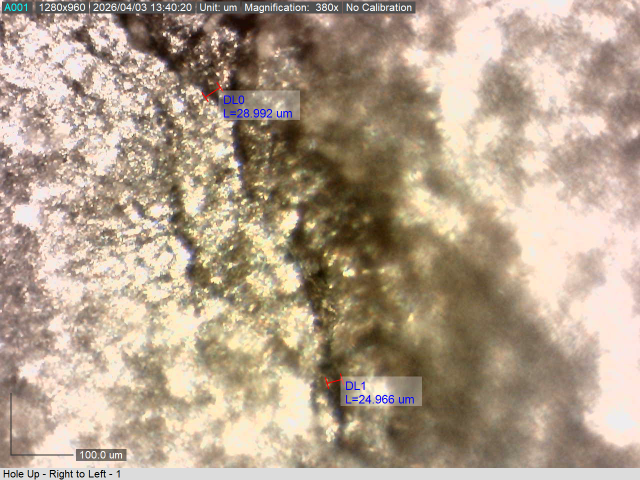
#> input picture images/0001.tif, 1280 x 960 px, given in place of faint_pit.tiff, which was not available (shown at 1/2 size)
$ python smooth_finite_derivatives.py
#> lines starting #> are read from the running program, lines starting #| are printed output that depends on the picture; pictures that were not available may be replaced by others from this repository, and a replacement may not be noted
import cv2
import numpy as np
import matplotlib.pyplot as plt
from scipy.signal import savgol_filter
from scipy.ndimage import gaussian_filter1d
from scipy.interpolate import UnivariateSpline

image_names = ["faint_pit.tiff", "big-pit1.tiff"]


def plot_hist_derivatives(
    image: cv2.typing.MatLike, axs: np.ndarray, row_label: str
) -> None:
    # raw histogram data (freq)
    hist, bin_edges = np.histogram(image.ravel(), bins=256, range=(0, 256))
    x_bins = bin_edges[:-1]  # drop last edge

    """
    ==================== HISTOGRAM SMOOTHING ====================
    """
    sigma = 5.0
    smoothed_hist = gaussian_filter1d(hist, sigma=sigma)

    """
    ==================== DERIVATIVES ====================
    """

    # central difference (equivalent to 1D Sobel operator)
    deriv_sobel = np.gradient(smoothed_hist)

    # savitzky-golay filter (polyorder < window length, first derivative)
    # applies element-wise convolution
    deriv_savgol = savgol_filter(smoothed_hist, window_length=15, polyorder=3, deriv=1)

    # 1D gaussian derivative (sigma for smoothing radius, first derivative)
    deriv_gaussian = gaussian_filter1d(smoothed_hist, sigma=3, order=1)

    # univariate spline derivative (smoothing factor)
    spline = UnivariateSpline(x_bins, smoothed_hist, s=10000)
    deriv_spline = spline.derivative()(x_bins)

    """
    ==================== PLOTTING ====================
    """

    # image
    axs[0].imshow(image, cmap="gray")
    axs[0].set_title(f"{row_label} Image")
    axs[0].axis("off")

    # sobel
    axs[1].plot(x_bins, smoothed_hist, color="gray", alpha=0.5, label="Smoothed Hist")
    ax1_twin = axs[1].twinx()
    ax1_twin.plot(x_bins, deriv_sobel, color="yellow", label="Sobel Deriv")
    axs[1].set_title(f"{row_label}: Sobel 1D")

    # savitzky-golay
    axs[2].plot(x_bins, smoothed_hist, color="gray", alpha=0.5)
    ax2_twin = axs[2].twinx()
    ax2_twin.plot(x_bins, deriv_savgol, color="blue", label="S-G Deriv")
    axs[2].set_title(f"{row_label}: Savitzky-Golay")

    # gaussian
    axs[3].plot(x_bins, smoothed_hist, color="gray", alpha=0.5)
    ax3_twin = axs[3].twinx()
    ax3_twin.plot(x_bins, deriv_gaussian, color="green", label="Gaussian Deriv")
    axs[3].set_title(f"{row_label}: Gaussian 1D")

    # spline derivative
    axs[4].plot(x_bins, smoothed_hist, color="gray", alpha=0.5)
    ax4_twin = axs[4].twinx()
    ax4_twin.plot(x_bins, deriv_spline, color="red", label="Spline Deriv")
    axs[4].set_title(f"{row_label}: Smoothing Spline")

    # format axes for derivative plots
    for ax in axs[1:]:
        ax.set_xlabel("Gray Value")
        ax.set_xlim(0, 255)
        ax.set_yticks([])  # hide primary y-axis ticks


def setup_plot(image_name: str) -> None:
#> called with image_name = 'faint_pit.tiff'
    image = cv2.imread(f"images/{image_name}", cv2.IMREAD_COLOR)
#> image is the input picture: shape (960, 1280, 3); mean B, G, R 140.5, 160.6, 179
    assert image is not None, f"Image '{image_name}' could not be loaded."

    h, w = image.shape[:2]
#> h = 960; w = 1280
    cy, cx = h // 2, w // 2
#> cy = 480; cx = 640
    hs = min(h, w) // 2
#> hs = 480
    cropped = image[
        cy - hs : cy + hs, cx - hs : cx + hs
    ]  # cropped to min(h, w)^2, keeping center the same
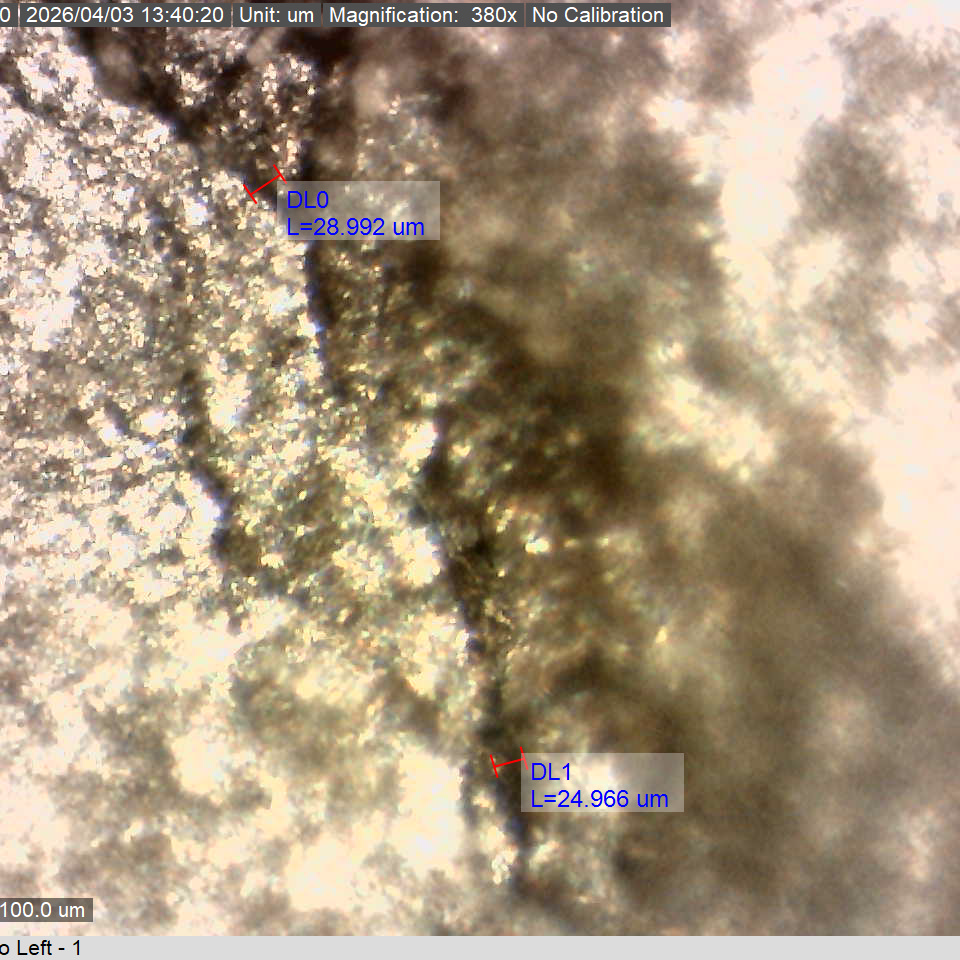
#> cropped: shape (960, 960, 3); mean B, G, R 129.4, 152.9, 170.4

    # grayscale
    image_float = cropped.astype(np.float32)
    gray_float = np.mean(image_float, axis=2)
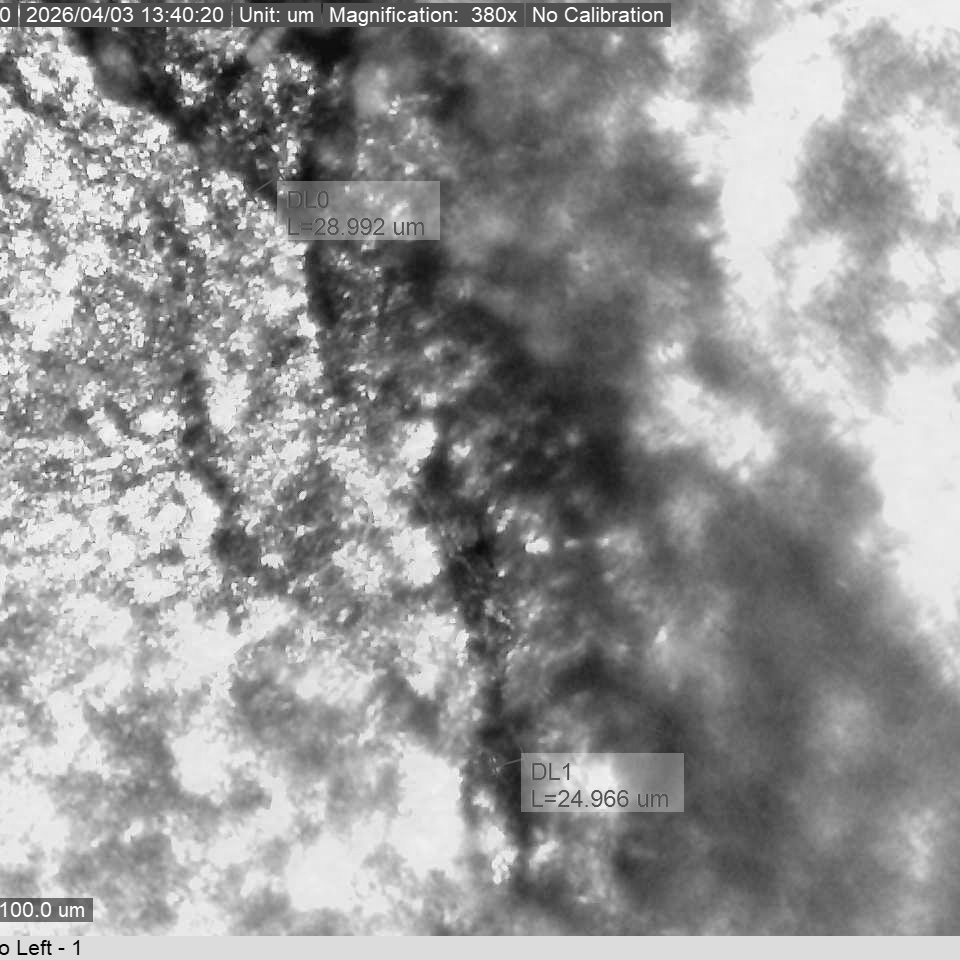
#> gray_float: shape (960, 960) float32; min 0, max 255, mean 150.9
    gray: cv2.typing.MatLike = gray_float.astype(np.uint8)
    gaussian_gray = cv2.GaussianBlur(gray, (0, 0), 9.5)
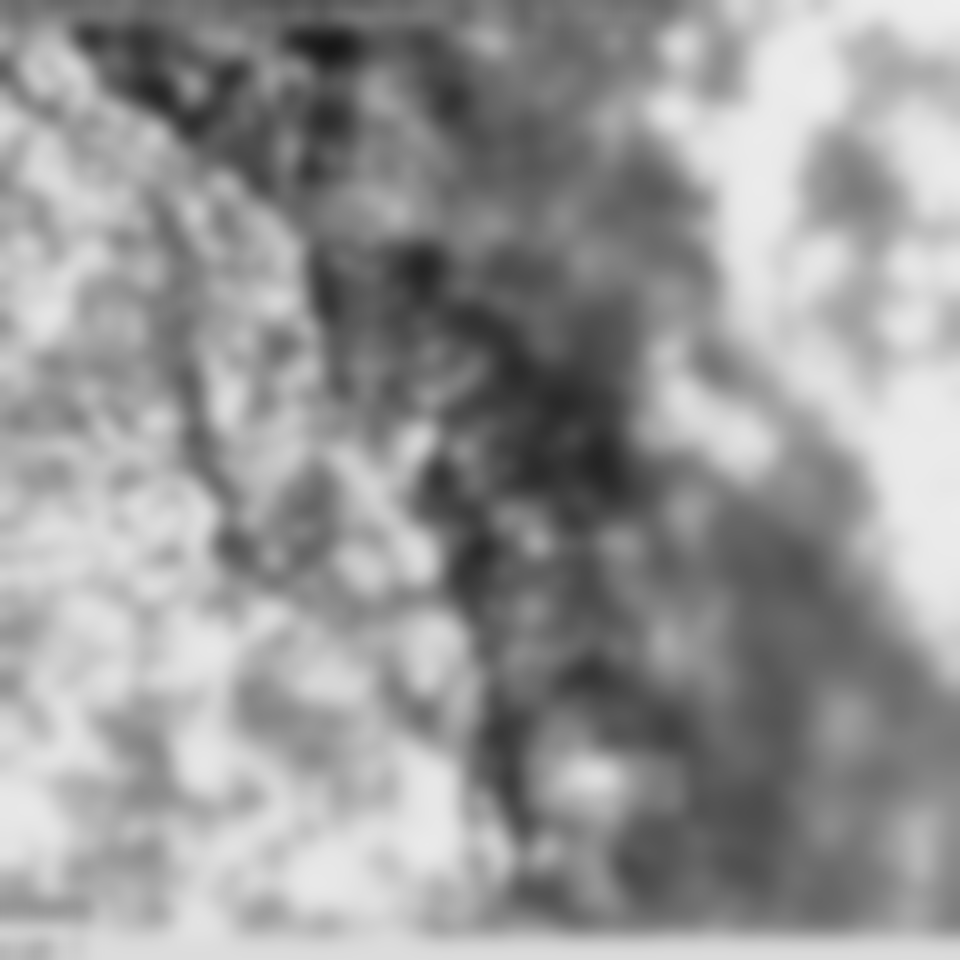
#> gaussian_gray: shape (960, 960); min 22, max 238, mean 150.6

    # single figure: 2 rows and 5 columns
    fig, axs = plt.subplots(2, 5, figsize=(20, 10))
    ext = image_name.find(".")
    fig.suptitle(f"Histogram Derivative Analysis: {image_name[:ext]}", fontsize=18)

    plot_hist_derivatives(gray, axs[0, :], "Raw")
#> in plot_hist_derivatives, `hist, bin_edges = np.histogram(image.ravel(), bins=256, range=(0, 256))`: hist = 256 values, max 25731 at index 220, min 0 at index 5, mean 3600; bin_edges = 257 values from 0 to 256
#> in plot_hist_derivatives, `x_bins = bin_edges[:-1]`: x_bins = 256 values from 0 to 255
#> in plot_hist_derivatives, `smoothed_hist = gaussian_filter1d(hist, sigma=sigma)`: smoothed_hist = 256 values, max 8701 at index 230, min 17 at index 0, mean 3599.5
#> in plot_hist_derivatives, `deriv_sobel = np.gradient(smoothed_hist)`: deriv_sobel = 256 values, max 326.5 at index 217, min -790.5 at index 238, mean 0.832
#> in plot_hist_derivatives, `deriv_savgol = savgol_filter(smoothed_hist, window_length=15, polyorde..`: deriv_savgol = 256 values, max 318.5 at index 217, min -778.7 at index 238, mean 0.701
#> in plot_hist_derivatives, `deriv_gaussian = gaussian_filter1d(smoothed_hist, sigma=3, order=1)`: deriv_gaussian = 256 values, max 290 at index 218, min -658 at index 238, mean 0.844
#> in plot_hist_derivatives, `deriv_spline = spline.derivative()(x_bins)`: deriv_spline = 256 values, max 320.5 at index 217, min -798.1 at index 238, mean 0.729
#> the loop in plot_hist_derivatives, `for ax in axs[1:]:` made 4 passes
    plot_hist_derivatives(gaussian_gray, axs[1, :], "Blurred")
#> the loop in plot_hist_derivatives (call 2), `for ax in axs[1:]:` made 4 passes
    plt.tight_layout()
    fig.savefig(f"figures/{image_name[:ext]}_Smoothed_Deriv.png")
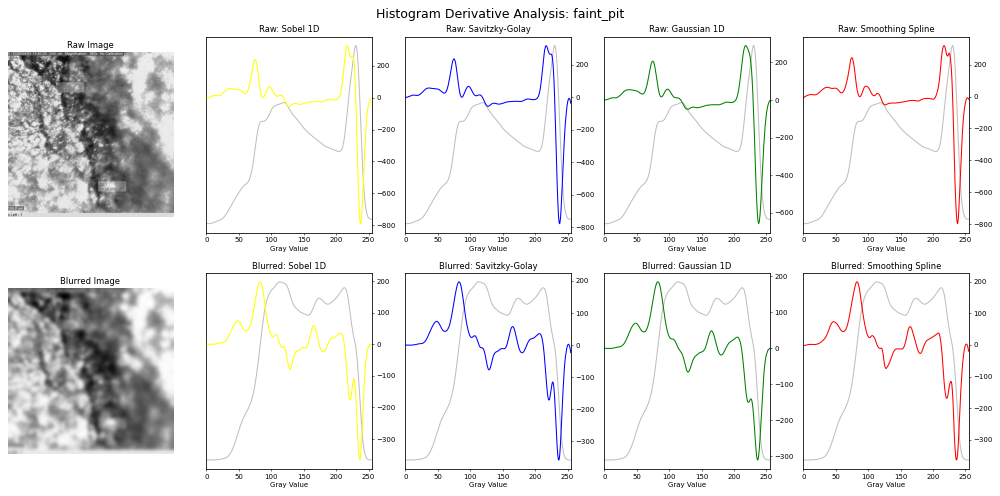
#> figure drawn by matplotlib, 18 panels; panel 11: curve peaks at x = 217, y = 326.5; panel 12: curve peaks at x = 217, y = 318.5; panel 13: curve peaks at x = 218, y = 290; panel 14: curve peaks at x = 217, y = 320.5


if __name__ == "__main__":
    assert len(image_names) > 0, "No image names were provided"
    assert len(image_names) <= 5, "Please limit the number of images to 5"

    for filename in image_names:
        setup_plot(filename)
#> pass 2 of the loop `for filename in image_names:`:
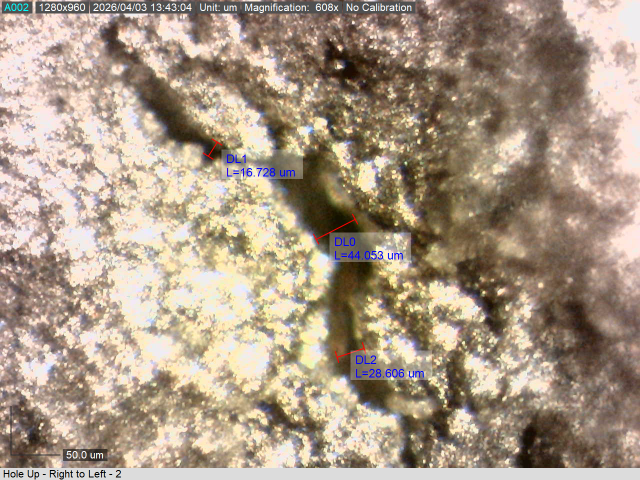
#> input picture images/0002.tif, 1280 x 960 px, given in place of big-pit1.tiff, which was not available (shown at 1/2 size)
#> in setup_plot, image is the input picture: shape (960, 1280, 3); mean B, G, R 134.5, 152.8, 170.1
#> in setup_plot (call 2), `gaussian_gray = cv2.GaussianBlur(gray, (0, 0), 9.5)`:
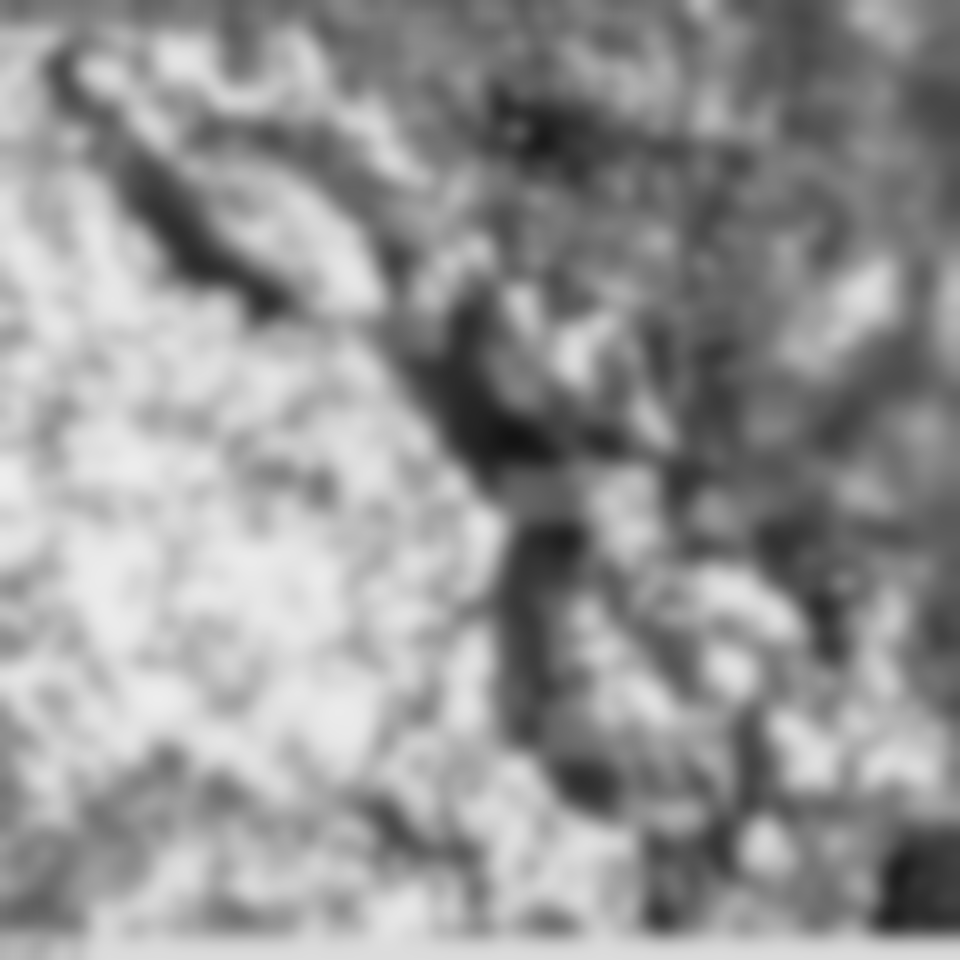
#> gaussian_gray: shape (960, 960); min 19, max 237, mean 148.4
#> in setup_plot (call 2), `fig.savefig(f"figures/{image_name[:ext]}_Smoothed_Deriv.png")`:
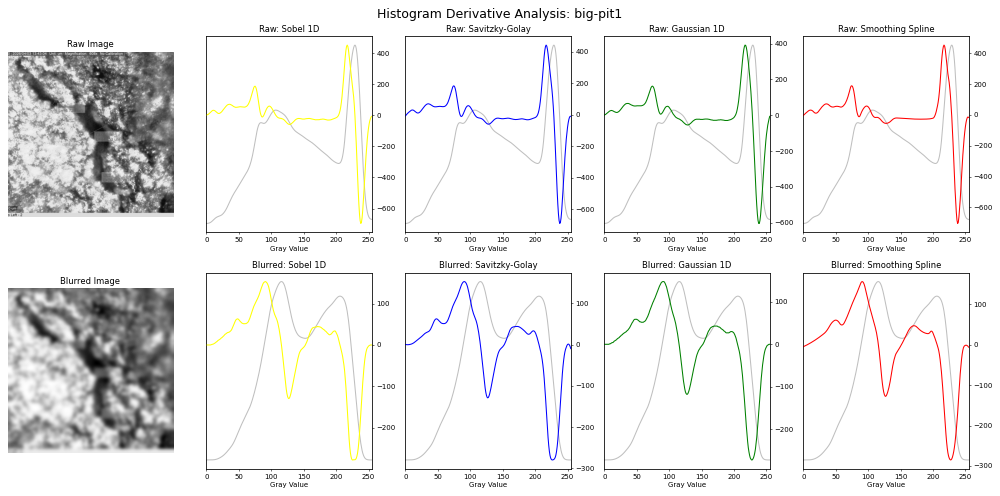
#> figure drawn by matplotlib, 18 panels; panel 11: curve peaks at x = 217, y = 451.5; panel 12: curve peaks at x = 217, y = 443.9; panel 13: curve peaks at x = 217, y = 392; panel 14: curve peaks at x = 217, y = 452.2

    plt.show()
